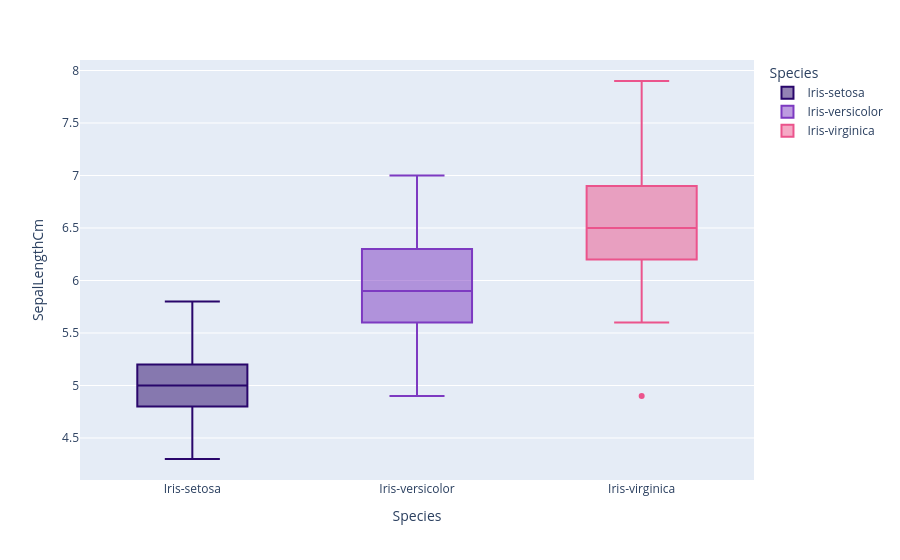

Notebook source saved alongside this figure:
### Markdown cell above
##### Sepal-Length

### Code cell
fig = px.box(data_frame=iris, x='Species', y='SepalLengthCm', color='Species', 
             color_discrete_sequence=['#29066B','#7D3AC1','#EB548C'], orientation='v')

fig.show()

### Figure 1 — Plotly figure (JSON) as saved in the notebook; plotly's stock layout.template omitted (floating-point values rounded to 4 significant figures)
{"data": [{"alignmentgroup": "True", "hovertemplate": "Species=%{x}<br>SepalLengthCm=%{y}<extra></extra>", "legendgroup": "Iris-setosa", "marker": {"color": "#29066B"}, "name": "Iris-setosa", "notched": false, "offsetgroup": "Iris-setosa", "orientation": "v", "showlegend": true, "type": "box", "x": ["Iris-setosa", "Iris-setosa", "Iris-setosa", "Iris-setosa", "Iris-setosa", "Iris-setosa", "Iris-setosa", "Iris-setosa", "Iris-setosa", "Iris-setosa", "Iris-setosa", "Iris-setosa", "Iris-setosa", "Iris-setosa", "Iris-setosa", "Iris-setosa", "Iris-setosa", "Iris-setosa", "Iris-setosa", "Iris-setosa", "Iris-setosa", "Iris-setosa", "Iris-setosa", "Iris-setosa", "Iris-setosa", "Iris-setosa", "Iris-setosa", "Iris-setosa", "Iris-setosa", "Iris-setosa", "Iris-setosa", "Iris-setosa", "Iris-setosa", "Iris-setosa", "Iris-setosa", "Iris-setosa", "Iris-setosa", "Iris-setosa", "Iris-setosa", "Iris-setosa", "Iris-setosa", "Iris-setosa", "Iris-setosa", "Iris-setosa", "Iris-setosa", "Iris-setosa", "Iris-setosa", "Iris-setosa", "Iris-setosa", "Iris-setosa"], "x0": " ", "xaxis": "x", "y": [5.1, 4.9, 4.7, 4.6, 5.0, 5.4, 4.6, 5.0, 4.4, 4.9, 5.4, 4.8, 4.8, 4.3, 5.8, 5.7, 5.4, 5.1, 5.7, 5.1, 5.4, 5.1, 4.6, 5.1, 4.8, 5.0, 5.0, 5.2, 5.2, 4.7, 4.8, 5.4, 5.2, 5.5, 4.9, 5.0, 5.5, 4.9, 4.4, 5.1, 5.0, 4.5, 4.4, 5.0, 5.1, 4.8, 5.1, 4.6, 5.3, 5.0], "y0": " ", "yaxis": "y"}, {"alignmentgroup": "True", "hovertemplate": "Species=%{x}<br>SepalLengthCm=%{y}<extra></extra>", "legendgroup": "Iris-versicolor", "marker": {"color": "#7D3AC1"}, "name": "Iris-versicolor", "notched": false, "offsetgroup": "Iris-versicolor", "orientation": "v", "showlegend": true, "type": "box", "x": ["Iris-versicolor", "Iris-versicolor", "Iris-versicolor", "Iris-versicolor", "Iris-versicolor", "Iris-versicolor", "Iris-versicolor", "Iris-versicolor", "Iris-versicolor", "Iris-versicolor", "Iris-versicolor", "Iris-versicolor", "Iris-versicolor", "Iris-versicolor", "Iris-versicolor", "Iris-versicolor", "Iris-versicolor", "Iris-versicolor", "Iris-versicolor", "Iris-versicolor", "Iris-versicolor", "Iris-versicolor", "Iris-versicolor", "Iris-versicolor", "Iris-versicolor", "Iris-versicolor", "Iris-versicolor", "Iris-versicolor", "Iris-versicolor", "Iris-versicolor", "Iris-versicolor", "Iris-versicolor", "Iris-versicolor", "Iris-versicolor", "Iris-versicolor", "Iris-versicolor", "Iris-versicolor", "Iris-versicolor", "Iris-versicolor", "Iris-versicolor", "Iris-versicolor", "Iris-versicolor", "Iris-versicolor", "Iris-versicolor", "Iris-versicolor", "Iris-versicolor", "Iris-versicolor", "Iris-versicolor", "Iris-versicolor", "Iris-versicolor"], "x0": " ", "xaxis": "x", "y": [7.0, 6.4, 6.9, 5.5, 6.5, 5.7, 6.3, 4.9, 6.6, 5.2, 5.0, 5.9, 6.0, 6.1, 5.6, 6.7, 5.6, 5.8, 6.2, 5.6, 5.9, 6.1, 6.3, 6.1, 6.4, 6.6, 6.8, 6.7, 6.0, 5.7, 5.5, 5.5, 5.8, 6.0, 5.4, 6.0, 6.7, 6.3, 5.6, 5.5, 5.5, 6.1, 5.8, 5.0, 5.6, 5.7, 5.7, 6.2, 5.1, 5.7], "y0": " ", "yaxis": "y"}, {"alignmentgroup": "True", "hovertemplate": "Species=%{x}<br>SepalLengthCm=%{y}<extra></extra>", "legendgroup": "Iris-virginica", "marker": {"color": "#EB548C"}, "name": "Iris-virginica", "notched": false, "offsetgroup": "Iris-virginica", "orientation": "v", "showlegend": true, "type": "box", "x": ["Iris-virginica", "Iris-virginica", "Iris-virginica", "Iris-virginica", "Iris-virginica", "Iris-virginica", "Iris-virginica", "Iris-virginica", "Iris-virginica", "Iris-virginica", "Iris-virginica", "Iris-virginica", "Iris-virginica", "Iris-virginica", "Iris-virginica", "Iris-virginica", "Iris-virginica", "Iris-virginica", "Iris-virginica", "Iris-virginica", "Iris-virginica", "Iris-virginica", "Iris-virginica", "Iris-virginica", "Iris-virginica", "Iris-virginica", "Iris-virginica", "Iris-virginica", "Iris-virginica", "Iris-virginica", "Iris-virginica", "Iris-virginica", "Iris-virginica", "Iris-virginica", "Iris-virginica", "Iris-virginica", "Iris-virginica", "Iris-virginica", "Iris-virginica", "Iris-virginica", "Iris-virginica", "Iris-virginica", "Iris-virginica", "Iris-virginica", "Iris-virginica", "Iris-virginica", "Iris-virginica", "Iris-virginica", "Iris-virginica", "Iris-virginica"], "x0": " ", "xaxis": "x", "y": [6.3, 5.8, 7.1, 6.3, 6.5, 7.6, 4.9, 7.3, 6.7, 7.2, 6.5, 6.4, 6.8, 5.7, 5.8, 6.4, 6.5, 7.7, 7.7, 6.0, 6.9, 5.6, 7.7, 6.3, 6.7, 7.2, 6.2, 6.1, 6.4, 7.2, 7.4, 7.9, 6.4, 6.3, 6.1, 7.7, 6.3, 6.4, 6.0, 6.9, 6.7, 6.9, 5.8, 6.8, 6.7, 6.7, 6.3, 6.5, 6.2, 5.9], "y0": " ", "yaxis": "y"}], "layout": {"boxmode": "overlay", "legend": {"title": {"text": "Species"}, "tracegroupgap": 0}, "margin": {"t": 60}, "xaxis": {"anchor": "y", "categoryarray": ["Iris-setosa", "Iris-versicolor", "Iris-virginica"], "categoryorder": "array", "domain": [0, 1], "title": {"text": "Species"}}, "yaxis": {"anchor": "x", "domain": [0, 1], "title": {"text": "SepalLengthCm"}}}}
